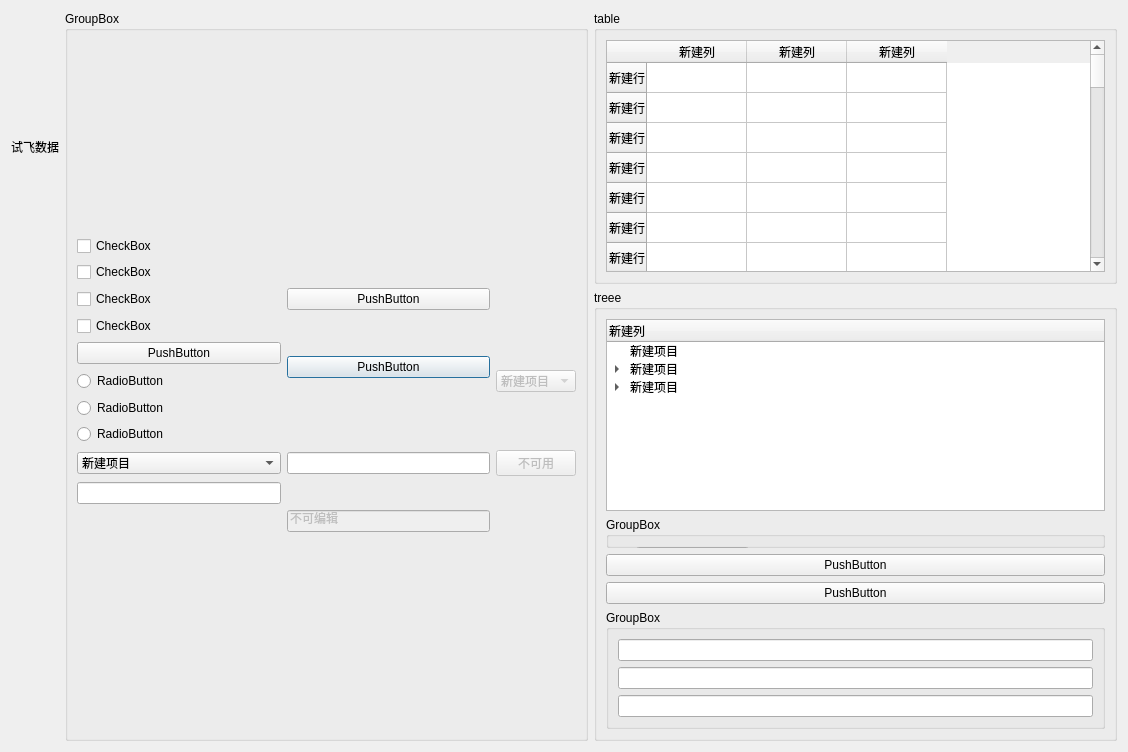
<?xml version="1.0" encoding="UTF-8"?>
<ui version="4.0">
 <class>BTQSSDialog</class>
 <widget class="QDialog" name="BTQSSDialog">
  <property name="geometry">
   <rect>
    <x>0</x>
    <y>0</y>
    <width>1128</width>
    <height>752</height>
   </rect>
  </property>
  <property name="windowTitle">
   <string>Dialog</string>
  </property>
  <property name="styleSheet">
   <string notr="true"/>
  </property>
  <layout class="QGridLayout" name="gridLayout_2">
   <item row="0" column="0">
    <widget class="QLabel" name="label">
     <property name="text">
      <string>&lt;html&gt;&lt;head/&gt;&lt;body&gt;&lt;p&gt;试飞数据&lt;/p&gt;&lt;/body&gt;&lt;/html&gt;</string>
     </property>
    </widget>
   </item>
   <item row="0" column="1" rowspan="2">
    <widget class="QGroupBox" name="groupBox_3">
     <property name="title">
      <string>GroupBox</string>
     </property>
     <layout class="QVBoxLayout" name="verticalLayout_3">
      <item>
       <layout class="QGridLayout" name="gridLayout">
        <item row="5" column="2">
         <widget class="QComboBox" name="comboBox_2">
          <property name="enabled">
           <bool>false</bool>
          </property>
          <item>
           <property name="text">
            <string>新建项目</string>
           </property>
          </item>
          <item>
           <property name="text">
            <string>新建项目</string>
           </property>
          </item>
          <item>
           <property name="text">
            <string>新建项目</string>
           </property>
          </item>
          <item>
           <property name="text">
            <string>新建项目</string>
           </property>
          </item>
         </widget>
        </item>
        <item row="4" column="1" rowspan="2">
         <widget class="QPushButton" name="pushButton">
          <property name="text">
           <string>PushButton</string>
          </property>
         </widget>
        </item>
        <item row="3" column="0">
         <widget class="QCheckBox" name="checkBox_4">
          <property name="text">
           <string>CheckBox</string>
          </property>
         </widget>
        </item>
        <item row="2" column="0">
         <widget class="QCheckBox" name="checkBox">
          <property name="text">
           <string>CheckBox</string>
          </property>
          <property name="checked">
           <bool>false</bool>
          </property>
          <property name="tristate">
           <bool>true</bool>
          </property>
         </widget>
        </item>
        <item row="4" column="0">
         <widget class="QPushButton" name="pushButton_4">
          <property name="text">
           <string>PushButton</string>
          </property>
         </widget>
        </item>
        <item row="9" column="0">
         <widget class="QLineEdit" name="lineEdit"/>
        </item>
        <item row="10" column="1">
         <widget class="QLineEdit" name="lineEdit_3">
          <property name="enabled">
           <bool>false</bool>
          </property>
          <property name="text">
           <string>不可编辑</string>
          </property>
         </widget>
        </item>
        <item row="6" column="0">
         <widget class="QRadioButton" name="radioButton_3">
          <property name="text">
           <string>RadioButton</string>
          </property>
         </widget>
        </item>
        <item row="2" column="1">
         <widget class="QPushButton" name="pushButton_3">
          <property name="text">
           <string>PushButton</string>
          </property>
         </widget>
        </item>
        <item row="5" column="0">
         <widget class="QRadioButton" name="radioButton">
          <property name="text">
           <string>RadioButton</string>
          </property>
         </widget>
        </item>
        <item row="1" column="0">
         <widget class="QCheckBox" name="checkBox_2">
          <property name="text">
           <string>CheckBox</string>
          </property>
         </widget>
        </item>
        <item row="0" column="0">
         <widget class="QCheckBox" name="checkBox_3">
          <property name="text">
           <string>CheckBox</string>
          </property>
         </widget>
        </item>
        <item row="8" column="0">
         <widget class="QComboBox" name="comboBox">
          <item>
           <property name="text">
            <string>新建项目</string>
           </property>
          </item>
          <item>
           <property name="text">
            <string>新建项目</string>
           </property>
          </item>
          <item>
           <property name="text">
            <string>新建项目</string>
           </property>
          </item>
          <item>
           <property name="text">
            <string>新建项目</string>
           </property>
          </item>
         </widget>
        </item>
        <item row="8" column="2">
         <widget class="QPushButton" name="pushButton_2">
          <property name="enabled">
           <bool>false</bool>
          </property>
          <property name="text">
           <string>不可用</string>
          </property>
         </widget>
        </item>
        <item row="8" column="1">
         <widget class="QLineEdit" name="lineEdit_2"/>
        </item>
        <item row="7" column="0">
         <widget class="QRadioButton" name="radioButton_2">
          <property name="text">
           <string>RadioButton</string>
          </property>
         </widget>
        </item>
       </layout>
      </item>
     </layout>
    </widget>
   </item>
   <item row="0" column="2">
    <widget class="QGroupBox" name="groupBox_2">
     <property name="title">
      <string>table</string>
     </property>
     <layout class="QVBoxLayout" name="verticalLayout_2">
      <item>
       <widget class="QTableWidget" name="tableWidget">
        <row>
         <property name="text">
          <string>新建行</string>
         </property>
        </row>
        <row>
         <property name="text">
          <string>新建行</string>
         </property>
        </row>
        <row>
         <property name="text">
          <string>新建行</string>
         </property>
        </row>
        <row>
         <property name="text">
          <string>新建行</string>
         </property>
        </row>
        <row>
         <property name="text">
          <string>新建行</string>
         </property>
        </row>
        <row>
         <property name="text">
          <string>新建行</string>
         </property>
        </row>
        <row>
         <property name="text">
          <string>新建行</string>
         </property>
        </row>
        <row>
         <property name="text">
          <string>新建行</string>
         </property>
        </row>
        <row>
         <property name="text">
          <string>新建行</string>
         </property>
        </row>
        <row>
         <property name="text">
          <string>新建行</string>
         </property>
        </row>
        <row>
         <property name="text">
          <string>新建行</string>
         </property>
        </row>
        <row>
         <property name="text">
          <string>新建行</string>
         </property>
        </row>
        <row>
         <property name="text">
          <string>新建行</string>
         </property>
        </row>
        <row>
         <property name="text">
          <string>新建行</string>
         </property>
        </row>
        <row>
         <property name="text">
          <string>新建行</string>
         </property>
        </row>
        <row>
         <property name="text">
          <string>新建行</string>
         </property>
        </row>
        <row>
         <property name="text">
          <string>新建行</string>
         </property>
        </row>
        <row>
         <property name="text">
          <string>新建行</string>
         </property>
        </row>
        <row>
         <property name="text">
          <string>新建行</string>
         </property>
        </row>
        <row>
         <property name="text">
          <string>新建行</string>
         </property>
        </row>
        <row>
         <property name="text">
          <string>新建行</string>
         </property>
        </row>
        <row>
         <property name="text">
          <string>新建行</string>
         </property>
        </row>
        <row>
         <property name="text">
          <string>新建行</string>
         </property>
        </row>
        <row>
         <property name="text">
          <string>新建行</string>
         </property>
        </row>
        <row>
         <property name="text">
          <string>新建行</string>
         </property>
        </row>
        <row>
         <property name="text">
          <string>新建行</string>
         </property>
        </row>
        <row>
         <property name="text">
          <string>新建行</string>
         </property>
        </row>
        <row>
         <property name="text">
          <string>新建行</string>
         </property>
        </row>
        <row>
         <property name="text">
          <string>新建行</string>
         </property>
        </row>
        <row>
         <property name="text">
          <string>新建行</string>
         </property>
        </row>
        <row>
         <property name="text">
          <string>新建行</string>
         </property>
        </row>
        <row>
         <property name="text">
          <string>新建行</string>
         </property>
        </row>
        <row>
         <property name="text">
          <string>新建行</string>
         </property>
        </row>
        <row>
         <property name="text">
          <string>新建行</string>
         </property>
        </row>
        <row>
         <property name="text">
          <string>新建行</string>
         </property>
        </row>
        <row>
         <property name="text">
          <string>新建行</string>
         </property>
        </row>
        <row>
         <property name="text">
          <string>新建行</string>
         </property>
        </row>
        <column>
         <property name="text">
          <string>新建列</string>
         </property>
        </column>
        <column>
         <property name="text">
          <string>新建列</string>
         </property>
        </column>
        <column>
         <property name="text">
          <string>新建列</string>
         </property>
        </column>
       </widget>
      </item>
     </layout>
    </widget>
   </item>
   <item row="1" column="2">
    <widget class="QGroupBox" name="groupBox">
     <property name="title">
      <string>treee</string>
     </property>
     <layout class="QVBoxLayout" name="verticalLayout">
      <item>
       <widget class="QTreeWidget" name="treeWidget">
        <column>
         <property name="text">
          <string>新建列</string>
         </property>
        </column>
        <item>
         <property name="text">
          <string>新建项目</string>
         </property>
        </item>
        <item>
         <property name="text">
          <string>新建项目</string>
         </property>
         <item>
          <property name="text">
           <string>新建子项目</string>
          </property>
         </item>
         <item>
          <property name="text">
           <string>新建项目</string>
          </property>
         </item>
         <item>
          <property name="text">
           <string>新建项目</string>
          </property>
         </item>
         <item>
          <property name="text">
           <string>新建项目</string>
          </property>
         </item>
        </item>
        <item>
         <property name="text">
          <string>新建项目</string>
         </property>
         <item>
          <property name="text">
           <string>新建子项目</string>
          </property>
         </item>
         <item>
          <property name="text">
           <string>新建项目</string>
          </property>
          <item>
           <property name="text">
            <string>新建子项目</string>
           </property>
          </item>
         </item>
         <item>
          <property name="text">
           <string>新建项目</string>
          </property>
         </item>
         <item>
          <property name="text">
           <string>新建项目</string>
          </property>
         </item>
        </item>
       </widget>
      </item>
      <item>
       <widget class="QGroupBox" name="groupBox_5">
        <property name="title">
         <string>GroupBox</string>
        </property>
        <widget class="QLineEdit" name="lineEdit_7">
         <property name="geometry">
          <rect>
           <x>30</x>
           <y>30</y>
           <width>113</width>
           <height>21</height>
          </rect>
         </property>
        </widget>
        <widget class="QLineEdit" name="lineEdit_8">
         <property name="geometry">
          <rect>
           <x>10</x>
           <y>100</y>
           <width>321</width>
           <height>41</height>
          </rect>
         </property>
        </widget>
        <widget class="QLineEdit" name="lineEdit_9">
         <property name="geometry">
          <rect>
           <x>30</x>
           <y>50</y>
           <width>171</width>
           <height>31</height>
          </rect>
         </property>
        </widget>
       </widget>
      </item>
      <item>
       <widget class="QPushButton" name="pushButton_5">
        <property name="text">
         <string>PushButton</string>
        </property>
       </widget>
      </item>
      <item>
       <widget class="QPushButton" name="pushButton_6">
        <property name="text">
         <string>PushButton</string>
        </property>
       </widget>
      </item>
      <item>
       <widget class="QGroupBox" name="groupBox_4">
        <property name="title">
         <string>GroupBox</string>
        </property>
        <layout class="QVBoxLayout" name="verticalLayout_4">
         <item>
          <widget class="QLineEdit" name="lineEdit_6"/>
         </item>
         <item>
          <widget class="QLineEdit" name="lineEdit_5"/>
         </item>
         <item>
          <widget class="QLineEdit" name="lineEdit_4"/>
         </item>
        </layout>
       </widget>
      </item>
     </layout>
    </widget>
   </item>
  </layout>
 </widget>
 <resources/>
 <connections/>
</ui>
